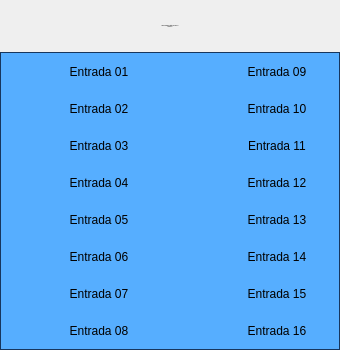
<?xml version="1.0" encoding="UTF-8"?>
<ui version="4.0">
 <class>Form</class>
 <widget class="QWidget" name="Form">
  <property name="geometry">
   <rect>
    <x>0</x>
    <y>0</y>
    <width>340</width>
    <height>350</height>
   </rect>
  </property>
  <property name="minimumSize">
   <size>
    <width>340</width>
    <height>350</height>
   </size>
  </property>
  <property name="maximumSize">
   <size>
    <width>340</width>
    <height>350</height>
   </size>
  </property>
  <property name="windowTitle">
   <string>Cartão 5069-IB16 01 Remota 02</string>
  </property>
  <layout class="QVBoxLayout" name="verticalLayout">
   <property name="spacing">
    <number>0</number>
   </property>
   <property name="leftMargin">
    <number>0</number>
   </property>
   <property name="topMargin">
    <number>0</number>
   </property>
   <property name="rightMargin">
    <number>0</number>
   </property>
   <property name="bottomMargin">
    <number>0</number>
   </property>
   <item>
    <layout class="QVBoxLayout" name="verticalLayout_2">
     <property name="spacing">
      <number>0</number>
     </property>
     <item>
      <widget class="PyDMLabel" name="PyDMLabel_17">
       <property name="font">
        <font>
         <pointsize>-1</pointsize>
        </font>
       </property>
       <property name="toolTip">
        <string/>
       </property>
       <property name="styleSheet">
        <string notr="true">PyDMLabel {
 qproperty-alignment: AlignCenter;
 border: 1px solid #FF17365D;
 background-color: #FF17365D;
 color: rgb(255, 255, 255);
 min-height: 45px;
 max-height: 45px;
 font-size: 14px;
}
</string>
       </property>
       <property name="text">
        <string>Falhas Hardware Cartão 5069-IB16 01
Remota 02</string>
       </property>
       <property name="alignment">
        <set>Qt::AlignCenter</set>
       </property>
      </widget>
     </item>
     <item>
      <widget class="QFrame" name="frame">
       <property name="styleSheet">
        <string notr="true">QFrame#frame{
     border: 1px solid #FF17365D;
	 background-color: #56aeff;
}

PyDMByteIndicator {
  min-height: 1.50em;
  max-height: 1.50em;
  min-width: 1.50em;
}</string>
       </property>
       <property name="frameShape">
        <enum>QFrame::StyledPanel</enum>
       </property>
       <property name="frameShadow">
        <enum>QFrame::Raised</enum>
       </property>
       <layout class="QVBoxLayout" name="verticalLayout_3">
        <property name="spacing">
         <number>0</number>
        </property>
        <property name="leftMargin">
         <number>0</number>
        </property>
        <property name="topMargin">
         <number>0</number>
        </property>
        <property name="rightMargin">
         <number>0</number>
        </property>
        <property name="bottomMargin">
         <number>0</number>
        </property>
        <item>
         <layout class="QGridLayout" name="gridLayout">
          <property name="leftMargin">
           <number>5</number>
          </property>
          <property name="topMargin">
           <number>5</number>
          </property>
          <property name="rightMargin">
           <number>5</number>
          </property>
          <property name="bottomMargin">
           <number>5</number>
          </property>
          <property name="horizontalSpacing">
           <number>5</number>
          </property>
          <property name="verticalSpacing">
           <number>10</number>
          </property>
          <item row="1" column="1">
           <widget class="PyDMLabel" name="PyDMLabel_2">
            <property name="sizePolicy">
             <sizepolicy hsizetype="Fixed" vsizetype="Fixed">
              <horstretch>0</horstretch>
              <verstretch>0</verstretch>
             </sizepolicy>
            </property>
            <property name="minimumSize">
             <size>
              <width>100</width>
              <height>25</height>
             </size>
            </property>
            <property name="maximumSize">
             <size>
              <width>100</width>
              <height>25</height>
             </size>
            </property>
            <property name="toolTip">
             <string/>
            </property>
            <property name="text">
             <string>Entrada 02</string>
            </property>
            <property name="alignment">
             <set>Qt::AlignCenter</set>
            </property>
           </widget>
          </item>
          <item row="4" column="0">
           <widget class="PyDMByteIndicator" name="PyDMByteIndicator_5">
            <property name="sizePolicy">
             <sizepolicy hsizetype="Fixed" vsizetype="Fixed">
              <horstretch>0</horstretch>
              <verstretch>0</verstretch>
             </sizepolicy>
            </property>
            <property name="minimumSize">
             <size>
              <width>27</width>
              <height>27</height>
             </size>
            </property>
            <property name="maximumSize">
             <size>
              <width>30</width>
              <height>27</height>
             </size>
            </property>
            <property name="toolTip">
             <string/>
            </property>
            <property name="channel" stdset="0">
             <string>ca://RA-RaSIA02:RF-IntlkComp-2:InDig04-Mon.VAL</string>
            </property>
            <property name="onColor" stdset="0">
             <color>
              <red>255</red>
              <green>0</green>
              <blue>0</blue>
             </color>
            </property>
            <property name="offColor" stdset="0">
             <color>
              <red>0</red>
              <green>255</green>
              <blue>0</blue>
             </color>
            </property>
            <property name="showLabels" stdset="0">
             <bool>false</bool>
            </property>
            <property name="circles" stdset="0">
             <bool>true</bool>
            </property>
           </widget>
          </item>
          <item row="1" column="4">
           <widget class="PyDMLabel" name="PyDMLabel_10">
            <property name="sizePolicy">
             <sizepolicy hsizetype="Fixed" vsizetype="Fixed">
              <horstretch>0</horstretch>
              <verstretch>0</verstretch>
             </sizepolicy>
            </property>
            <property name="minimumSize">
             <size>
              <width>100</width>
              <height>25</height>
             </size>
            </property>
            <property name="maximumSize">
             <size>
              <width>100</width>
              <height>25</height>
             </size>
            </property>
            <property name="toolTip">
             <string/>
            </property>
            <property name="text">
             <string>Entrada 10</string>
            </property>
            <property name="alignment">
             <set>Qt::AlignCenter</set>
            </property>
           </widget>
          </item>
          <item row="0" column="3">
           <widget class="PyDMByteIndicator" name="PyDMByteIndicator_9">
            <property name="sizePolicy">
             <sizepolicy hsizetype="Fixed" vsizetype="Fixed">
              <horstretch>0</horstretch>
              <verstretch>0</verstretch>
             </sizepolicy>
            </property>
            <property name="minimumSize">
             <size>
              <width>27</width>
              <height>27</height>
             </size>
            </property>
            <property name="maximumSize">
             <size>
              <width>30</width>
              <height>27</height>
             </size>
            </property>
            <property name="toolTip">
             <string/>
            </property>
            <property name="alarmSensitiveContent" stdset="0">
             <bool>false</bool>
            </property>
            <property name="alarmSensitiveBorder" stdset="0">
             <bool>true</bool>
            </property>
            <property name="PyDMToolTip" stdset="0">
             <string/>
            </property>
            <property name="channel" stdset="0">
             <string>ca://RA-RaSIA02:RF-IntlkComp-2:InDig08-Mon.VAL</string>
            </property>
            <property name="onColor" stdset="0">
             <color>
              <red>255</red>
              <green>0</green>
              <blue>0</blue>
             </color>
            </property>
            <property name="offColor" stdset="0">
             <color>
              <red>0</red>
              <green>255</green>
              <blue>0</blue>
             </color>
            </property>
            <property name="showLabels" stdset="0">
             <bool>false</bool>
            </property>
            <property name="bigEndian" stdset="0">
             <bool>false</bool>
            </property>
            <property name="circles" stdset="0">
             <bool>true</bool>
            </property>
            <property name="numBits" stdset="0">
             <number>1</number>
            </property>
            <property name="shift" stdset="0">
             <number>0</number>
            </property>
            <property name="labels" stdset="0">
             <stringlist>
              <string>Bit 0</string>
             </stringlist>
            </property>
           </widget>
          </item>
          <item row="3" column="0">
           <widget class="PyDMByteIndicator" name="PyDMByteIndicator_4">
            <property name="sizePolicy">
             <sizepolicy hsizetype="Fixed" vsizetype="Fixed">
              <horstretch>0</horstretch>
              <verstretch>0</verstretch>
             </sizepolicy>
            </property>
            <property name="minimumSize">
             <size>
              <width>27</width>
              <height>27</height>
             </size>
            </property>
            <property name="maximumSize">
             <size>
              <width>30</width>
              <height>27</height>
             </size>
            </property>
            <property name="toolTip">
             <string/>
            </property>
            <property name="channel" stdset="0">
             <string>ca://RA-RaSIA02:RF-IntlkComp-2:InDig03-Mon.VAL</string>
            </property>
            <property name="onColor" stdset="0">
             <color>
              <red>255</red>
              <green>0</green>
              <blue>0</blue>
             </color>
            </property>
            <property name="offColor" stdset="0">
             <color>
              <red>0</red>
              <green>255</green>
              <blue>0</blue>
             </color>
            </property>
            <property name="showLabels" stdset="0">
             <bool>false</bool>
            </property>
            <property name="circles" stdset="0">
             <bool>true</bool>
            </property>
           </widget>
          </item>
          <item row="3" column="1">
           <widget class="PyDMLabel" name="PyDMLabel_4">
            <property name="sizePolicy">
             <sizepolicy hsizetype="Fixed" vsizetype="Fixed">
              <horstretch>0</horstretch>
              <verstretch>0</verstretch>
             </sizepolicy>
            </property>
            <property name="minimumSize">
             <size>
              <width>100</width>
              <height>25</height>
             </size>
            </property>
            <property name="maximumSize">
             <size>
              <width>100</width>
              <height>25</height>
             </size>
            </property>
            <property name="toolTip">
             <string/>
            </property>
            <property name="text">
             <string>Entrada 04</string>
            </property>
            <property name="alignment">
             <set>Qt::AlignCenter</set>
            </property>
           </widget>
          </item>
          <item row="7" column="0">
           <widget class="PyDMByteIndicator" name="PyDMByteIndicator_8">
            <property name="sizePolicy">
             <sizepolicy hsizetype="Fixed" vsizetype="Fixed">
              <horstretch>0</horstretch>
              <verstretch>0</verstretch>
             </sizepolicy>
            </property>
            <property name="minimumSize">
             <size>
              <width>27</width>
              <height>27</height>
             </size>
            </property>
            <property name="maximumSize">
             <size>
              <width>30</width>
              <height>27</height>
             </size>
            </property>
            <property name="toolTip">
             <string/>
            </property>
            <property name="channel" stdset="0">
             <string>ca://RA-RaSIA02:RF-IntlkComp-2:InDig07-Mon.VAL</string>
            </property>
            <property name="onColor" stdset="0">
             <color>
              <red>255</red>
              <green>0</green>
              <blue>0</blue>
             </color>
            </property>
            <property name="offColor" stdset="0">
             <color>
              <red>0</red>
              <green>255</green>
              <blue>0</blue>
             </color>
            </property>
            <property name="showLabels" stdset="0">
             <bool>false</bool>
            </property>
            <property name="circles" stdset="0">
             <bool>true</bool>
            </property>
           </widget>
          </item>
          <item row="0" column="2" rowspan="8">
           <spacer name="verticalSpacer">
            <property name="orientation">
             <enum>Qt::Vertical</enum>
            </property>
            <property name="sizeHint" stdset="0">
             <size>
              <width>30</width>
              <height>40</height>
             </size>
            </property>
           </spacer>
          </item>
          <item row="3" column="3">
           <widget class="PyDMByteIndicator" name="PyDMByteIndicator_12">
            <property name="sizePolicy">
             <sizepolicy hsizetype="Fixed" vsizetype="Fixed">
              <horstretch>0</horstretch>
              <verstretch>0</verstretch>
             </sizepolicy>
            </property>
            <property name="minimumSize">
             <size>
              <width>27</width>
              <height>27</height>
             </size>
            </property>
            <property name="maximumSize">
             <size>
              <width>30</width>
              <height>27</height>
             </size>
            </property>
            <property name="toolTip">
             <string/>
            </property>
            <property name="channel" stdset="0">
             <string>ca://RA-RaSIA02:RF-IntlkComp-2:InDig11-Mon.VAL</string>
            </property>
            <property name="onColor" stdset="0">
             <color>
              <red>255</red>
              <green>0</green>
              <blue>0</blue>
             </color>
            </property>
            <property name="offColor" stdset="0">
             <color>
              <red>0</red>
              <green>255</green>
              <blue>0</blue>
             </color>
            </property>
            <property name="showLabels" stdset="0">
             <bool>false</bool>
            </property>
            <property name="circles" stdset="0">
             <bool>true</bool>
            </property>
           </widget>
          </item>
          <item row="1" column="3">
           <widget class="PyDMByteIndicator" name="PyDMByteIndicator_10">
            <property name="sizePolicy">
             <sizepolicy hsizetype="Fixed" vsizetype="Fixed">
              <horstretch>0</horstretch>
              <verstretch>0</verstretch>
             </sizepolicy>
            </property>
            <property name="minimumSize">
             <size>
              <width>27</width>
              <height>27</height>
             </size>
            </property>
            <property name="maximumSize">
             <size>
              <width>30</width>
              <height>27</height>
             </size>
            </property>
            <property name="toolTip">
             <string/>
            </property>
            <property name="channel" stdset="0">
             <string>ca://RA-RaSIA02:RF-IntlkComp-2:InDig09-Mon.VAL</string>
            </property>
            <property name="onColor" stdset="0">
             <color>
              <red>255</red>
              <green>0</green>
              <blue>0</blue>
             </color>
            </property>
            <property name="offColor" stdset="0">
             <color>
              <red>0</red>
              <green>255</green>
              <blue>0</blue>
             </color>
            </property>
            <property name="showLabels" stdset="0">
             <bool>false</bool>
            </property>
            <property name="circles" stdset="0">
             <bool>true</bool>
            </property>
           </widget>
          </item>
          <item row="0" column="0">
           <widget class="PyDMByteIndicator" name="PyDMByteIndicator">
            <property name="sizePolicy">
             <sizepolicy hsizetype="Fixed" vsizetype="Fixed">
              <horstretch>0</horstretch>
              <verstretch>0</verstretch>
             </sizepolicy>
            </property>
            <property name="minimumSize">
             <size>
              <width>27</width>
              <height>27</height>
             </size>
            </property>
            <property name="maximumSize">
             <size>
              <width>30</width>
              <height>27</height>
             </size>
            </property>
            <property name="toolTip">
             <string/>
            </property>
            <property name="channel" stdset="0">
             <string>ca://RA-RaSIA02:RF-IntlkComp-2:InDig00-Mon.VAL</string>
            </property>
            <property name="onColor" stdset="0">
             <color>
              <red>255</red>
              <green>0</green>
              <blue>0</blue>
             </color>
            </property>
            <property name="offColor" stdset="0">
             <color>
              <red>0</red>
              <green>255</green>
              <blue>0</blue>
             </color>
            </property>
            <property name="showLabels" stdset="0">
             <bool>false</bool>
            </property>
            <property name="circles" stdset="0">
             <bool>true</bool>
            </property>
            <property name="labelPosition" stdset="0">
             <enum>QTabWidget::East</enum>
            </property>
           </widget>
          </item>
          <item row="6" column="4">
           <widget class="PyDMLabel" name="PyDMLabel_15">
            <property name="sizePolicy">
             <sizepolicy hsizetype="Fixed" vsizetype="Fixed">
              <horstretch>0</horstretch>
              <verstretch>0</verstretch>
             </sizepolicy>
            </property>
            <property name="minimumSize">
             <size>
              <width>100</width>
              <height>25</height>
             </size>
            </property>
            <property name="maximumSize">
             <size>
              <width>100</width>
              <height>25</height>
             </size>
            </property>
            <property name="toolTip">
             <string/>
            </property>
            <property name="text">
             <string>Entrada 15</string>
            </property>
            <property name="alignment">
             <set>Qt::AlignCenter</set>
            </property>
           </widget>
          </item>
          <item row="6" column="1">
           <widget class="PyDMLabel" name="PyDMLabel_7">
            <property name="sizePolicy">
             <sizepolicy hsizetype="Fixed" vsizetype="Fixed">
              <horstretch>0</horstretch>
              <verstretch>0</verstretch>
             </sizepolicy>
            </property>
            <property name="minimumSize">
             <size>
              <width>100</width>
              <height>25</height>
             </size>
            </property>
            <property name="maximumSize">
             <size>
              <width>100</width>
              <height>25</height>
             </size>
            </property>
            <property name="toolTip">
             <string/>
            </property>
            <property name="text">
             <string>Entrada 07</string>
            </property>
            <property name="alignment">
             <set>Qt::AlignCenter</set>
            </property>
           </widget>
          </item>
          <item row="0" column="4">
           <widget class="PyDMLabel" name="PyDMLabel_9">
            <property name="sizePolicy">
             <sizepolicy hsizetype="Fixed" vsizetype="Fixed">
              <horstretch>0</horstretch>
              <verstretch>0</verstretch>
             </sizepolicy>
            </property>
            <property name="minimumSize">
             <size>
              <width>100</width>
              <height>25</height>
             </size>
            </property>
            <property name="maximumSize">
             <size>
              <width>100</width>
              <height>25</height>
             </size>
            </property>
            <property name="toolTip">
             <string/>
            </property>
            <property name="text">
             <string>Entrada 09</string>
            </property>
            <property name="alignment">
             <set>Qt::AlignCenter</set>
            </property>
           </widget>
          </item>
          <item row="2" column="4">
           <widget class="PyDMLabel" name="PyDMLabel_11">
            <property name="sizePolicy">
             <sizepolicy hsizetype="Fixed" vsizetype="Fixed">
              <horstretch>0</horstretch>
              <verstretch>0</verstretch>
             </sizepolicy>
            </property>
            <property name="minimumSize">
             <size>
              <width>100</width>
              <height>25</height>
             </size>
            </property>
            <property name="maximumSize">
             <size>
              <width>100</width>
              <height>25</height>
             </size>
            </property>
            <property name="toolTip">
             <string/>
            </property>
            <property name="text">
             <string>Entrada 11</string>
            </property>
            <property name="alignment">
             <set>Qt::AlignCenter</set>
            </property>
           </widget>
          </item>
          <item row="5" column="1">
           <widget class="PyDMLabel" name="PyDMLabel_6">
            <property name="sizePolicy">
             <sizepolicy hsizetype="Fixed" vsizetype="Fixed">
              <horstretch>0</horstretch>
              <verstretch>0</verstretch>
             </sizepolicy>
            </property>
            <property name="minimumSize">
             <size>
              <width>100</width>
              <height>25</height>
             </size>
            </property>
            <property name="maximumSize">
             <size>
              <width>100</width>
              <height>25</height>
             </size>
            </property>
            <property name="toolTip">
             <string/>
            </property>
            <property name="text">
             <string>Entrada 06</string>
            </property>
            <property name="alignment">
             <set>Qt::AlignCenter</set>
            </property>
           </widget>
          </item>
          <item row="1" column="0">
           <widget class="PyDMByteIndicator" name="PyDMByteIndicator_2">
            <property name="sizePolicy">
             <sizepolicy hsizetype="Fixed" vsizetype="Fixed">
              <horstretch>0</horstretch>
              <verstretch>0</verstretch>
             </sizepolicy>
            </property>
            <property name="minimumSize">
             <size>
              <width>27</width>
              <height>27</height>
             </size>
            </property>
            <property name="maximumSize">
             <size>
              <width>30</width>
              <height>27</height>
             </size>
            </property>
            <property name="toolTip">
             <string/>
            </property>
            <property name="channel" stdset="0">
             <string>ca://RA-RaSIA02:RF-IntlkComp-2:InDig01-Mon.VAL</string>
            </property>
            <property name="onColor" stdset="0">
             <color>
              <red>255</red>
              <green>0</green>
              <blue>0</blue>
             </color>
            </property>
            <property name="offColor" stdset="0">
             <color>
              <red>0</red>
              <green>255</green>
              <blue>0</blue>
             </color>
            </property>
            <property name="showLabels" stdset="0">
             <bool>false</bool>
            </property>
            <property name="circles" stdset="0">
             <bool>true</bool>
            </property>
           </widget>
          </item>
          <item row="0" column="1">
           <widget class="PyDMLabel" name="PyDMLabel">
            <property name="sizePolicy">
             <sizepolicy hsizetype="Fixed" vsizetype="Fixed">
              <horstretch>0</horstretch>
              <verstretch>0</verstretch>
             </sizepolicy>
            </property>
            <property name="minimumSize">
             <size>
              <width>100</width>
              <height>25</height>
             </size>
            </property>
            <property name="maximumSize">
             <size>
              <width>100</width>
              <height>25</height>
             </size>
            </property>
            <property name="toolTip">
             <string/>
            </property>
            <property name="text">
             <string>Entrada 01</string>
            </property>
            <property name="alignment">
             <set>Qt::AlignCenter</set>
            </property>
            <property name="channel" stdset="0">
             <string/>
            </property>
           </widget>
          </item>
          <item row="6" column="0">
           <widget class="PyDMByteIndicator" name="PyDMByteIndicator_7">
            <property name="sizePolicy">
             <sizepolicy hsizetype="Fixed" vsizetype="Fixed">
              <horstretch>0</horstretch>
              <verstretch>0</verstretch>
             </sizepolicy>
            </property>
            <property name="minimumSize">
             <size>
              <width>27</width>
              <height>27</height>
             </size>
            </property>
            <property name="maximumSize">
             <size>
              <width>30</width>
              <height>27</height>
             </size>
            </property>
            <property name="toolTip">
             <string/>
            </property>
            <property name="channel" stdset="0">
             <string>ca://RA-RaSIA02:RF-IntlkComp-2:InDig06-Mon.VAL</string>
            </property>
            <property name="onColor" stdset="0">
             <color>
              <red>255</red>
              <green>0</green>
              <blue>0</blue>
             </color>
            </property>
            <property name="offColor" stdset="0">
             <color>
              <red>0</red>
              <green>255</green>
              <blue>0</blue>
             </color>
            </property>
            <property name="orientation" stdset="0">
             <enum>Qt::Vertical</enum>
            </property>
            <property name="showLabels" stdset="0">
             <bool>false</bool>
            </property>
            <property name="circles" stdset="0">
             <bool>true</bool>
            </property>
           </widget>
          </item>
          <item row="4" column="1">
           <widget class="PyDMLabel" name="PyDMLabel_5">
            <property name="sizePolicy">
             <sizepolicy hsizetype="Fixed" vsizetype="Fixed">
              <horstretch>0</horstretch>
              <verstretch>0</verstretch>
             </sizepolicy>
            </property>
            <property name="minimumSize">
             <size>
              <width>100</width>
              <height>25</height>
             </size>
            </property>
            <property name="maximumSize">
             <size>
              <width>100</width>
              <height>25</height>
             </size>
            </property>
            <property name="toolTip">
             <string/>
            </property>
            <property name="text">
             <string>Entrada 05</string>
            </property>
            <property name="alignment">
             <set>Qt::AlignCenter</set>
            </property>
           </widget>
          </item>
          <item row="3" column="4">
           <widget class="PyDMLabel" name="PyDMLabel_12">
            <property name="sizePolicy">
             <sizepolicy hsizetype="Fixed" vsizetype="Fixed">
              <horstretch>0</horstretch>
              <verstretch>0</verstretch>
             </sizepolicy>
            </property>
            <property name="minimumSize">
             <size>
              <width>100</width>
              <height>25</height>
             </size>
            </property>
            <property name="maximumSize">
             <size>
              <width>100</width>
              <height>25</height>
             </size>
            </property>
            <property name="toolTip">
             <string/>
            </property>
            <property name="text">
             <string>Entrada 12</string>
            </property>
            <property name="alignment">
             <set>Qt::AlignCenter</set>
            </property>
           </widget>
          </item>
          <item row="2" column="3">
           <widget class="PyDMByteIndicator" name="PyDMByteIndicator_11">
            <property name="sizePolicy">
             <sizepolicy hsizetype="Fixed" vsizetype="Fixed">
              <horstretch>0</horstretch>
              <verstretch>0</verstretch>
             </sizepolicy>
            </property>
            <property name="minimumSize">
             <size>
              <width>27</width>
              <height>27</height>
             </size>
            </property>
            <property name="maximumSize">
             <size>
              <width>30</width>
              <height>27</height>
             </size>
            </property>
            <property name="toolTip">
             <string/>
            </property>
            <property name="channel" stdset="0">
             <string>ca://RA-RaSIA02:RF-IntlkComp-2:InDig10-Mon.VAL</string>
            </property>
            <property name="onColor" stdset="0">
             <color>
              <red>255</red>
              <green>0</green>
              <blue>0</blue>
             </color>
            </property>
            <property name="offColor" stdset="0">
             <color>
              <red>0</red>
              <green>255</green>
              <blue>0</blue>
             </color>
            </property>
            <property name="showLabels" stdset="0">
             <bool>false</bool>
            </property>
            <property name="circles" stdset="0">
             <bool>true</bool>
            </property>
           </widget>
          </item>
          <item row="2" column="0">
           <widget class="PyDMByteIndicator" name="PyDMByteIndicator_3">
            <property name="sizePolicy">
             <sizepolicy hsizetype="Fixed" vsizetype="Fixed">
              <horstretch>0</horstretch>
              <verstretch>0</verstretch>
             </sizepolicy>
            </property>
            <property name="minimumSize">
             <size>
              <width>27</width>
              <height>27</height>
             </size>
            </property>
            <property name="maximumSize">
             <size>
              <width>30</width>
              <height>27</height>
             </size>
            </property>
            <property name="toolTip">
             <string/>
            </property>
            <property name="channel" stdset="0">
             <string>ca://RA-RaSIA02:RF-IntlkComp-2:InDig02-Mon.VAL</string>
            </property>
            <property name="onColor" stdset="0">
             <color>
              <red>255</red>
              <green>0</green>
              <blue>0</blue>
             </color>
            </property>
            <property name="offColor" stdset="0">
             <color>
              <red>0</red>
              <green>255</green>
              <blue>0</blue>
             </color>
            </property>
            <property name="showLabels" stdset="0">
             <bool>false</bool>
            </property>
            <property name="circles" stdset="0">
             <bool>true</bool>
            </property>
           </widget>
          </item>
          <item row="4" column="3">
           <widget class="PyDMByteIndicator" name="PyDMByteIndicator_13">
            <property name="sizePolicy">
             <sizepolicy hsizetype="Fixed" vsizetype="Fixed">
              <horstretch>0</horstretch>
              <verstretch>0</verstretch>
             </sizepolicy>
            </property>
            <property name="minimumSize">
             <size>
              <width>27</width>
              <height>27</height>
             </size>
            </property>
            <property name="maximumSize">
             <size>
              <width>30</width>
              <height>27</height>
             </size>
            </property>
            <property name="toolTip">
             <string/>
            </property>
            <property name="channel" stdset="0">
             <string>ca://RA-RaSIA02:RF-IntlkComp-2:InDig12-Mon.VAL</string>
            </property>
            <property name="onColor" stdset="0">
             <color>
              <red>255</red>
              <green>0</green>
              <blue>0</blue>
             </color>
            </property>
            <property name="offColor" stdset="0">
             <color>
              <red>0</red>
              <green>255</green>
              <blue>0</blue>
             </color>
            </property>
            <property name="showLabels" stdset="0">
             <bool>false</bool>
            </property>
            <property name="circles" stdset="0">
             <bool>true</bool>
            </property>
           </widget>
          </item>
          <item row="2" column="1">
           <widget class="PyDMLabel" name="PyDMLabel_3">
            <property name="sizePolicy">
             <sizepolicy hsizetype="Fixed" vsizetype="Fixed">
              <horstretch>0</horstretch>
              <verstretch>0</verstretch>
             </sizepolicy>
            </property>
            <property name="minimumSize">
             <size>
              <width>100</width>
              <height>25</height>
             </size>
            </property>
            <property name="maximumSize">
             <size>
              <width>100</width>
              <height>25</height>
             </size>
            </property>
            <property name="toolTip">
             <string/>
            </property>
            <property name="text">
             <string>Entrada 03</string>
            </property>
            <property name="alignment">
             <set>Qt::AlignCenter</set>
            </property>
           </widget>
          </item>
          <item row="5" column="3">
           <widget class="PyDMByteIndicator" name="PyDMByteIndicator_14">
            <property name="sizePolicy">
             <sizepolicy hsizetype="Fixed" vsizetype="Fixed">
              <horstretch>0</horstretch>
              <verstretch>0</verstretch>
             </sizepolicy>
            </property>
            <property name="minimumSize">
             <size>
              <width>27</width>
              <height>27</height>
             </size>
            </property>
            <property name="maximumSize">
             <size>
              <width>30</width>
              <height>27</height>
             </size>
            </property>
            <property name="toolTip">
             <string/>
            </property>
            <property name="channel" stdset="0">
             <string>ca://RA-RaSIA02:RF-IntlkComp-2:InDig13-Mon.VAL</string>
            </property>
            <property name="onColor" stdset="0">
             <color>
              <red>255</red>
              <green>0</green>
              <blue>0</blue>
             </color>
            </property>
            <property name="offColor" stdset="0">
             <color>
              <red>0</red>
              <green>255</green>
              <blue>0</blue>
             </color>
            </property>
            <property name="showLabels" stdset="0">
             <bool>false</bool>
            </property>
            <property name="circles" stdset="0">
             <bool>true</bool>
            </property>
           </widget>
          </item>
          <item row="7" column="3">
           <widget class="PyDMByteIndicator" name="PyDMByteIndicator_16">
            <property name="sizePolicy">
             <sizepolicy hsizetype="Fixed" vsizetype="Fixed">
              <horstretch>0</horstretch>
              <verstretch>0</verstretch>
             </sizepolicy>
            </property>
            <property name="minimumSize">
             <size>
              <width>27</width>
              <height>27</height>
             </size>
            </property>
            <property name="maximumSize">
             <size>
              <width>30</width>
              <height>27</height>
             </size>
            </property>
            <property name="toolTip">
             <string/>
            </property>
            <property name="channel" stdset="0">
             <string>ca://RA-RaSIA02:RF-IntlkComp-2:InDig15-Mon.VAL</string>
            </property>
            <property name="onColor" stdset="0">
             <color>
              <red>255</red>
              <green>0</green>
              <blue>0</blue>
             </color>
            </property>
            <property name="offColor" stdset="0">
             <color>
              <red>0</red>
              <green>255</green>
              <blue>0</blue>
             </color>
            </property>
            <property name="showLabels" stdset="0">
             <bool>false</bool>
            </property>
            <property name="circles" stdset="0">
             <bool>true</bool>
            </property>
           </widget>
          </item>
          <item row="6" column="3">
           <widget class="PyDMByteIndicator" name="PyDMByteIndicator_15">
            <property name="sizePolicy">
             <sizepolicy hsizetype="Fixed" vsizetype="Fixed">
              <horstretch>0</horstretch>
              <verstretch>0</verstretch>
             </sizepolicy>
            </property>
            <property name="minimumSize">
             <size>
              <width>27</width>
              <height>27</height>
             </size>
            </property>
            <property name="maximumSize">
             <size>
              <width>30</width>
              <height>27</height>
             </size>
            </property>
            <property name="toolTip">
             <string/>
            </property>
            <property name="channel" stdset="0">
             <string>ca://RA-RaSIA02:RF-IntlkComp-2:InDig14-Mon.VAL</string>
            </property>
            <property name="onColor" stdset="0">
             <color>
              <red>255</red>
              <green>0</green>
              <blue>0</blue>
             </color>
            </property>
            <property name="offColor" stdset="0">
             <color>
              <red>0</red>
              <green>255</green>
              <blue>0</blue>
             </color>
            </property>
            <property name="showLabels" stdset="0">
             <bool>false</bool>
            </property>
            <property name="circles" stdset="0">
             <bool>true</bool>
            </property>
           </widget>
          </item>
          <item row="5" column="0">
           <widget class="PyDMByteIndicator" name="PyDMByteIndicator_6">
            <property name="sizePolicy">
             <sizepolicy hsizetype="Fixed" vsizetype="Fixed">
              <horstretch>0</horstretch>
              <verstretch>0</verstretch>
             </sizepolicy>
            </property>
            <property name="minimumSize">
             <size>
              <width>27</width>
              <height>27</height>
             </size>
            </property>
            <property name="maximumSize">
             <size>
              <width>30</width>
              <height>27</height>
             </size>
            </property>
            <property name="toolTip">
             <string/>
            </property>
            <property name="channel" stdset="0">
             <string>ca://RA-RaSIA02:RF-IntlkComp-2:InDig05-Mon.VAL</string>
            </property>
            <property name="onColor" stdset="0">
             <color>
              <red>255</red>
              <green>0</green>
              <blue>0</blue>
             </color>
            </property>
            <property name="offColor" stdset="0">
             <color>
              <red>0</red>
              <green>255</green>
              <blue>0</blue>
             </color>
            </property>
            <property name="showLabels" stdset="0">
             <bool>false</bool>
            </property>
            <property name="circles" stdset="0">
             <bool>true</bool>
            </property>
           </widget>
          </item>
          <item row="5" column="4">
           <widget class="PyDMLabel" name="PyDMLabel_14">
            <property name="sizePolicy">
             <sizepolicy hsizetype="Fixed" vsizetype="Fixed">
              <horstretch>0</horstretch>
              <verstretch>0</verstretch>
             </sizepolicy>
            </property>
            <property name="minimumSize">
             <size>
              <width>100</width>
              <height>25</height>
             </size>
            </property>
            <property name="maximumSize">
             <size>
              <width>100</width>
              <height>25</height>
             </size>
            </property>
            <property name="toolTip">
             <string/>
            </property>
            <property name="text">
             <string>Entrada 14</string>
            </property>
            <property name="alignment">
             <set>Qt::AlignCenter</set>
            </property>
           </widget>
          </item>
          <item row="7" column="4">
           <widget class="PyDMLabel" name="PyDMLabel_16">
            <property name="sizePolicy">
             <sizepolicy hsizetype="Fixed" vsizetype="Fixed">
              <horstretch>0</horstretch>
              <verstretch>0</verstretch>
             </sizepolicy>
            </property>
            <property name="minimumSize">
             <size>
              <width>100</width>
              <height>25</height>
             </size>
            </property>
            <property name="maximumSize">
             <size>
              <width>100</width>
              <height>25</height>
             </size>
            </property>
            <property name="toolTip">
             <string/>
            </property>
            <property name="text">
             <string>Entrada 16</string>
            </property>
            <property name="alignment">
             <set>Qt::AlignCenter</set>
            </property>
           </widget>
          </item>
          <item row="4" column="4">
           <widget class="PyDMLabel" name="PyDMLabel_13">
            <property name="sizePolicy">
             <sizepolicy hsizetype="Fixed" vsizetype="Fixed">
              <horstretch>0</horstretch>
              <verstretch>0</verstretch>
             </sizepolicy>
            </property>
            <property name="minimumSize">
             <size>
              <width>100</width>
              <height>25</height>
             </size>
            </property>
            <property name="maximumSize">
             <size>
              <width>100</width>
              <height>25</height>
             </size>
            </property>
            <property name="toolTip">
             <string/>
            </property>
            <property name="text">
             <string>Entrada 13</string>
            </property>
            <property name="alignment">
             <set>Qt::AlignCenter</set>
            </property>
           </widget>
          </item>
          <item row="7" column="1">
           <widget class="PyDMLabel" name="PyDMLabel_8">
            <property name="sizePolicy">
             <sizepolicy hsizetype="Fixed" vsizetype="Fixed">
              <horstretch>0</horstretch>
              <verstretch>0</verstretch>
             </sizepolicy>
            </property>
            <property name="minimumSize">
             <size>
              <width>100</width>
              <height>25</height>
             </size>
            </property>
            <property name="maximumSize">
             <size>
              <width>100</width>
              <height>25</height>
             </size>
            </property>
            <property name="toolTip">
             <string/>
            </property>
            <property name="text">
             <string>Entrada 08</string>
            </property>
            <property name="alignment">
             <set>Qt::AlignCenter</set>
            </property>
           </widget>
          </item>
         </layout>
        </item>
       </layout>
      </widget>
     </item>
    </layout>
   </item>
  </layout>
 </widget>
 <customwidgets>
  <customwidget>
   <class>PyDMLabel</class>
   <extends>QLabel</extends>
   <header>pydm.widgets.label</header>
  </customwidget>
  <customwidget>
   <class>PyDMByteIndicator</class>
   <extends>QWidget</extends>
   <header>pydm.widgets.byte</header>
  </customwidget>
 </customwidgets>
 <resources/>
 <connections/>
</ui>
